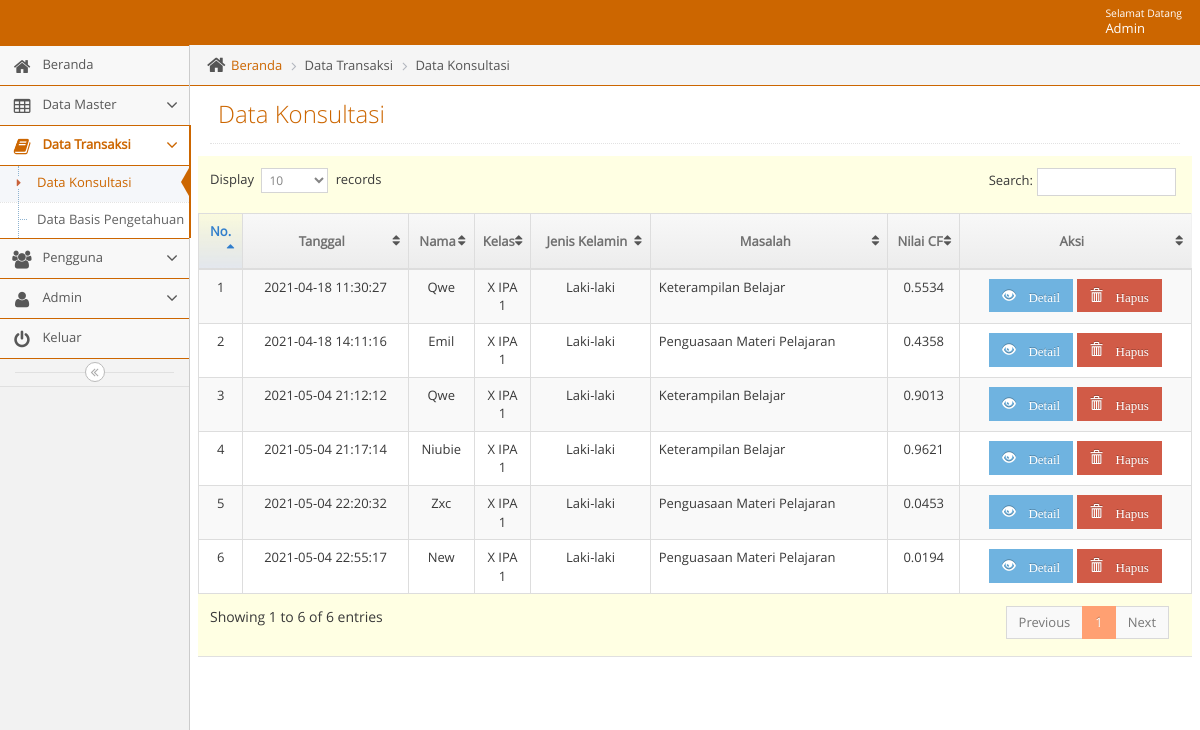
/admin/adminmainapp.php?unit=konsultasi_unit&act=datagrid (signed in), run on an earlier commit of the app's database.
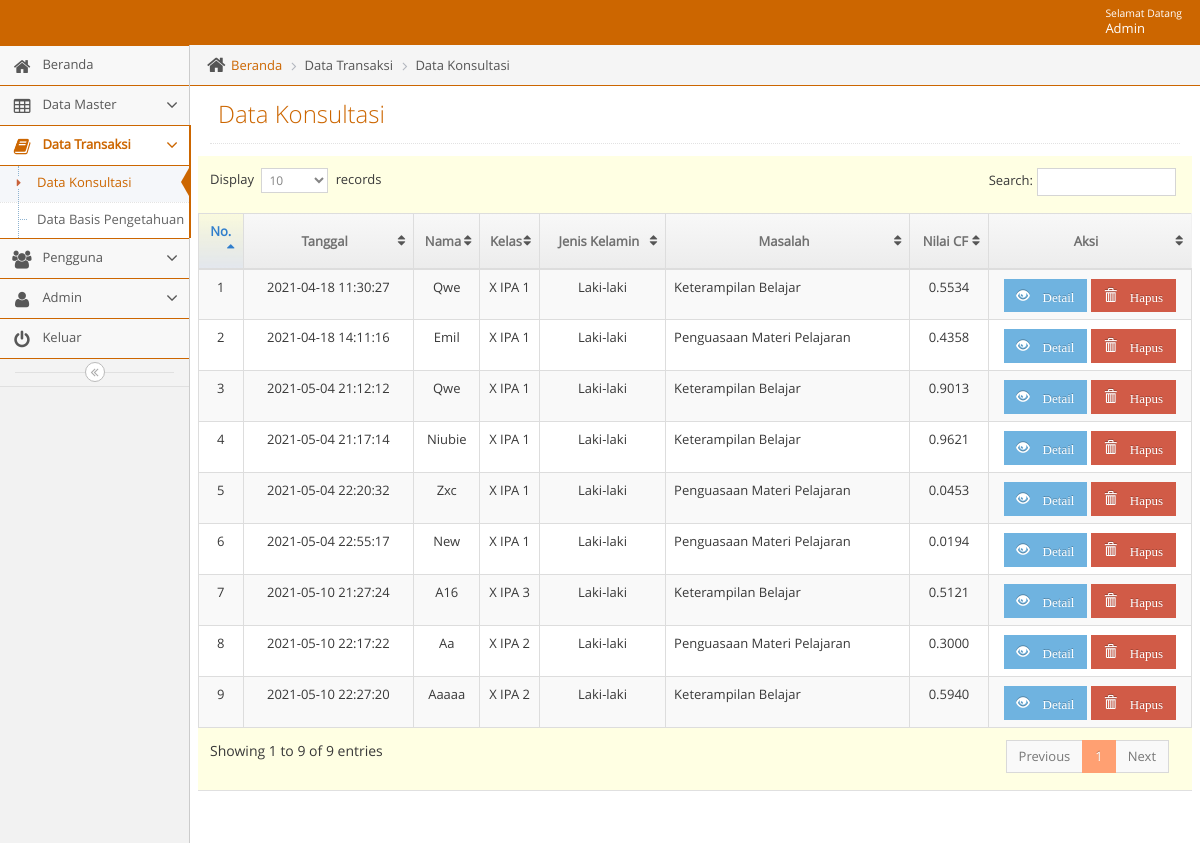
And on a later commit of the database.
### tables this page shows
CREATE TABLE `t_hasil` (
  `kode_hasil` int(11) NOT NULL,
  `bidang_masalah` text NOT NULL,
  `item_masalah` text NOT NULL,
  `nilai_cf` varchar(16) NOT NULL,
  `tanggal` datetime NOT NULL,
  `hasil_id` varchar(11) NOT NULL,
  `kode_siswa` varchar(11) NOT NULL
);

CREATE TABLE `t_siswa` (
  `id_siswa` int(11) NOT NULL,
  `nama_siswa` varchar(100) NOT NULL,
  `jenis_kelamin` enum('Laki-laki','Perempuan') NOT NULL,
  `kelas` varchar(10) NOT NULL,
  `kode_siswa` varchar(11) NOT NULL
);

CREATE TABLE `t_bidang_masalah` (
  `id_bidang_masalah` int(11) NOT NULL,
  `kode_bidang_masalah` varchar(5) NOT NULL,
  `nama_bidang_masalah` varchar(50) NOT NULL,
  `detail_bidang_masalah` varchar(500) NOT NULL,
  `layanan` varchar(1000) NOT NULL
);

### admin/unit/konsultasi_unit.php (the view, shortened to what this page needs)
<?php
$act = $_GET['act'];
switch($act){
    case "datagrid":
        ?>
<?php
include("../admin/leftbar.php");
?>
			<div class="main-content">
				<div class="main-content-inner">
					<div class="breadcrumbs ace-save-state" id="breadcrumbs">
						<ul class="breadcrumb">
							<li>
								<i class="ace-icon fa fa-home home-icon"></i>
								<a href="adminmainapp.php?unit=dashboard">Beranda</a>
							</li>
              <li>Data Transaksi</li>
							<li>Data Konsultasi</li>
						</ul>
					</div>
					<div class="page-content">
						<div class="page-header">
							<h1>Data Konsultasi</h1>
						</div>
						<div class="row">
							<div class="col-xs-12">
								<div class="row">
                  <div class="box box-primary">
                    <div class="box-body table-responsive padding">
                      <table id="datatable" class="table table-striped table-bordered table-hover">
                        <thead>
                          <tr>
                            <th style="text-align: center">No.</th>
                            <th style="text-align: center">Tanggal</th>
                            <th style="text-align: center">Nama</th>
                            <th style="text-align: center">Kelas</th>
                            <th style="text-align: center">Jenis Kelamin</th>
                            <th style="text-align: center">Masalah</th>
                            <th style="text-align: center">Nilai CF</th>
                            <th style="text-align: center">Aksi</th>
                          </tr>
                        </thead>
                        <tbody>
                         <?php $no=1;
                          $qdatagrid ="  SELECT
                            t_hasil.kode_hasil, t_hasil.tanggal, t_hasil.nilai_cf, t_hasil.hasil_id,
                            t_bidang_masalah.kode_bidang_masalah, t_bidang_masalah.nama_bidang_masalah,
                            t_siswa.kode_siswa, t_siswa.nama_siswa, t_siswa.kelas, t_siswa.jenis_kelamin
                            FROM
                              t_hasil
                            JOIN t_bidang_masalah ON t_hasil.hasil_id = t_bidang_masalah.kode_bidang_masalah
									          JOIN t_siswa ON t_hasil.kode_siswa = t_siswa.kode_siswa";
                            $rdatagrid = mysqli_query($mysqli, $qdatagrid);
                            while($ddatagrid=mysqli_fetch_assoc($rdatagrid)) {
                                echo "
                                <tr>
                                     <td style= text-align:center>$no</td>
                                     <td style= text-align:center>$ddatagrid[tanggal]</td>
                                     <td style= text-align:center>".ucwords("$ddatagrid[nama_siswa]")."</td>
                                     <td style= text-align:center>$ddatagrid[kelas]</td>
                                     <td style= text-align:center>$ddatagrid[jenis_kelamin]</td>
                                     <td style= text-align:left>$ddatagrid[nama_bidang_masalah]</td>
                                     <td style= text-align:center>$ddatagrid[nilai_cf]</td>
                                     <td style=text-align:center>
                                         <a href=?unit=konsultasi_unit&act=update&kode_hasil=$ddatagrid[kode_hasil] class='btn btn-sm btn-info glyphicon glyphicon-eye-open' > Detail</a>
                                         <a href=?unit=konsultasi_unit&act=delete&kode_hasil=$ddatagrid[kode_hasil] class='btn btn-sm btn-danger glyphicon glyphicon-trash' onclick='return confirm(\"Yakin Akan Menghapus Data?\")'> Hapus</a>
                                     </td>
                                </tr>
                                ";
                                $no++;
                             }
                             ?>
                        </tbody>
                      </table>
                    </div>
                  </div>
								</div>
							</div>
						</div>
					</div>
				</div>
			</div>
		<?php
            include("../admin/footer.php");
            ?>
	</body>
</html>
 <?php
        break;
            ?>
  <?php
}

### admin/head.php (shortened to what this page needs)
<?php error_reporting(0);
$page=$_REQUEST['unit'];
$act1=$_REQUEST['act'];
$active='class="active"';
$open='class="active open"';
?>
<!DOCTYPE html>
<html lang="en">
    <head>
        <link rel="stylesheet" href="../css/backend/css/bootstrap.min.css" />
        <link rel="stylesheet" href="../css/backend/font-awesome/4.5.0/css/font-awesome.min.css" />
        <link rel="stylesheet" href="../css/backend/css/ace.min.css" class="ace-main-stylesheet" id="main-ace-style" />
        <link rel="stylesheet" href="../css/backend/css/ace-skins.min.css" />
        <link rel="stylesheet" href="../css/backend/css/ace-rtl.min.css" />
		<link rel='stylesheet prefetch' href='../css/tentang/style.css'>
    </head>

### admin/navbar.php (shortened to what this page needs)
<body class="no-skin">
        <?php
        require_once '../lib/koneksi.php';
        if ($_SESSION['status'] == 'Admin') {
          $qupdate = "SELECT * FROM  t_admin WHERE nama_pengguna = '".$_SESSION['nm_pengguna']."'";
         $rupdate = mysqli_query($mysqli, $qupdate);
         $dupdate = mysqli_fetch_assoc($rupdate);
        }
        else {
          $qupdate = "SELECT * FROM  t_user WHERE nama_pengguna = '".$_SESSION['nm_pengguna']."'";
          $rupdate = mysqli_query($mysqli, $qupdate);
          $dupdate = mysqli_fetch_assoc($rupdate);
        }
        ?>
        <div id="navbar" class="navbar navbar-default ace-save-state">
          <div class="navbar-container ace-save-state" id="navbar-container">
            <div class="navbar-buttons navbar-header pull-right" role="navigation">
              <ul class="nav ace-nav">
                <li class="light-blue dropdown-modal">
                  <a data-toggle="dropdown" href="#" class="dropdown-toggle">
                    <span class="user-info"><small>Selamat Datang</small>  <?php echo ucwords($dupdate['nama']); ?></span>
                  </a>
                </li>
              </ul>
            </div>
        </div>
    </div>

### admin/adminmainapp.php
<?php
   include("../admin/head.php");
?>
<?php
   include("../admin/navbar.php");
?>
<div class="main-container ace-save-state" id="main-container">
<?php
    require_once('content.php');
?>

### admin/content.php (shortened to what this page needs)
<?php
$unit = $_GET['unit'];
if($unit == "produk_unit") {
    require_once 'unit/produk_unit.php';
}
else if($unit == "dashboard") {
    require_once 'unit/dashboard.php';
}
else if($unit == "tentangbidangmasalah_unit") {
    require_once 'unit/tentangbidangmasalah_unit.php';
}
else if($unit == "p_dashboard") {
    require_once 'unit/p_dashboard.php';
}
else if($unit == "p_bidang_masalah_unit") {
    require_once 'unit/p_bidang_masalah_unit.php';
}
else if($unit == "p_cf_unit") {
    require_once 'unit/p_cf_unit.php';
}
else if($unit == "bidang_masalah_unit") {
    require_once 'unit/bidang_masalah_unit.php';
}
else if($unit == "item_masalah_unit") {
    require_once 'unit/item_masalah_unit.php';
}
else if($unit == "dbp_unit") {
    require_once 'unit/dbp_unit.php';
}
else if($unit == "admin_unit") {
    require_once 'unit/admin_unit.php';
}
else if($unit == "pengguna_unit") {
    require_once 'unit/pengguna_unit.php';
}
else if($unit == "konsultasi_unit") {
    require_once 'unit/konsultasi_unit.php';
}
else if($unit == "p_item_masalah_unit") {
    require_once 'unit/p_item_masalah_unit.php';
}

### admin/leftbar.php (shortened to what this page needs)
<div id="sidebar" class="sidebar responsive ace-save-state">
  <ul class="nav nav-list" >
      <?php
                                  if ($_SESSION['status'] == "Admin"){
                                    ?>
    <li <?php if ($page=='dashboard') {echo $active;}?>>
        <a href="adminmainapp.php?unit=dashboard">
        <i class="menu-icon fa fa-home"></i>
        <span class="menu-text"> Beranda </span>
      </a>
    </li>
    <li  <?php if ($page=='bidang_masalah_unit' or $page=='item_masalah_unit' or $page=='tentangbidangmasalah_unit') {echo $open;}?>>
      <a href="#" class="dropdown-toggle">
        <i class="menu-icon fa fa-table"></i>
        <span class="menu-text"> Data Master </span>
        <b class="arrow fa fa-angle-down"></b>
      </a>
    </li>
    <li  <?php if ($page=='dbp_unit' or $page=='konsultasi_unit') {echo $open;}?>>
      <a href="#" class="dropdown-toggle">
        <i class="menu-icon fa fa-book"></i>
        <span class="menu-text"> Data Transaksi </span>
        <b class="arrow fa fa-angle-down"></b>
      </a>
      <ul class="submenu">
          <li <?php if ($page=='konsultasi_unit' && $act1=='datagrid') {echo $active;}?>>
            <a href="adminmainapp.php?unit=konsultasi_unit&act=datagrid"><i class="menu-icon fa fa-caret-right"></i>Data Konsultasi</a>
          </li>
          <li <?php if ($page=='dbp_unit' && $act1=='datagrid') {echo $active;}?>>
            <a href="adminmainapp.php?unit=dbp_unit&act=datagrid"><i class="menu-icon fa fa-caret-right"></i>Data Basis Pengetahuan</a>
          </li>
      </ul>
    </li>
    <li <?php if ($page=='pengguna_unit') {echo $open;}?>>
      <a href="#" class="dropdown-toggle">
        <i class="menu-icon fa fa-users"></i>
        <span class="menu-text"> Pengguna </span>
        <b class="arrow fa fa-angle-down"></b>
      </a>
    </li>
    <li <?php if ($page=='admin_unit') {echo $open;}?>>
      <a href="#" class="dropdown-toggle">
        <i class="menu-icon fa fa-user"></i>
        <span class="menu-text"> Admin </span>
        <b class="arrow fa fa-angle-down"></b>
      </a>
    </li>
     <?php
                                }
                                ?>
    <li>
        <a href="logout.php">
        <i class="menu-icon fa fa-power-off"></i>
        <span class="menu-text"> Keluar </span>
      </a>
    </li>
  </ul>
  <div class="sidebar-toggle sidebar-collapse" id="sidebar-collapse">
    <i id="sidebar-toggle-icon" class="ace-icon fa fa-angle-double-left ace-save-state" data-icon1="ace-icon fa fa-angle-double-left" data-icon2="ace-icon fa fa-angle-double-right"></i>
  </div>
</div>

### admin/footer.php (shortened to what this page needs)
  <div class="space-20"></div>
</div>

### css/tentang/style.css (style rules this page uses)
html { font-family:sans-serif; -ms-text-size-adjust:100%; -webkit-text-size-adjust:100% }
body { margin:0 }
a { background-color:transparent }
b,strong { font-weight:700 }
h1 { font-size:2em; margin:.67em 0 }
small { font-size:80% }
table { border-collapse:collapse; border-spacing:0 }
td,th { padding:0 }
.border-box,article,body,code,dd,div,dl,dt,fieldset,footer,form,header,html,input[type=email],input[type=password],input[type=tel],input[type=text],input[type=url],li,main,ol,p,pre,section,textarea,ul { box-sizing:border-box }

What changed in the data, as far as the page shows it:
added t_hasil: tanggal "2021-05-10 21:27:24", t_siswa.nama_siswa "A16", t_siswa.kelas "X IPA 3", t_siswa.jenis_kelamin "Laki-laki", t_bidang_masalah.nama_bidang_masalah "Keterampilan Belajar", nilai_cf "0.5121"
added t_hasil: tanggal "2021-05-10 22:17:22", t_siswa.nama_siswa "Aa", t_siswa.kelas "X IPA 2", t_siswa.jenis_kelamin "Laki-laki", t_bidang_masalah.nama_bidang_masalah "Penguasaan Materi Pelajaran", nilai_cf "0.3000"
added t_hasil: tanggal "2021-05-10 22:27:20", t_siswa.nama_siswa "Aaaaa", t_siswa.kelas "X IPA 2", t_siswa.jenis_kelamin "Laki-laki", t_bidang_masalah.nama_bidang_masalah "Keterampilan Belajar", nilai_cf "0.5940"
Also different on the page:
text written by a page script: "Display records Search: Showing 1 to 6 of 6 entries Previous 1 Next" → "Display records Search: Showing 1 to 9 of 9 entries Previous 1 Next"
